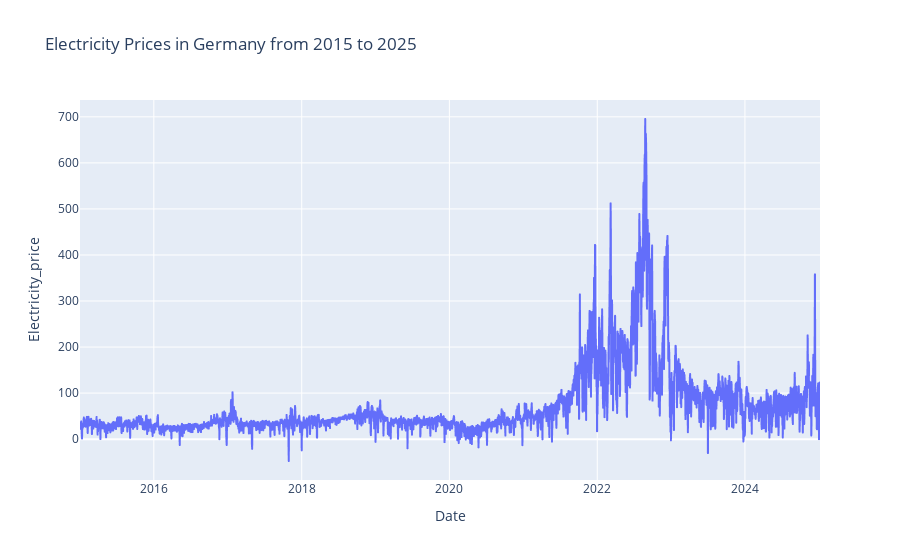

Notebook source saved alongside this figure:
### Code cell
fig = px.line(electricity_prices.reset_index(), x='Date', y='Electricity_price', title='Electricity Prices in Germany from 2015 to 2025')
fig.show()

### Figure 1 — Plotly figure (JSON) as saved in the notebook; plotly's stock layout.template omitted (floating-point values rounded to 4 significant figures; data arrays with more than 128 entries replaced by an {"elided": "..."} marker saying what was removed)
{"data": [{"hovertemplate": "Date=%{x}<br>Electricity_price=%{y}<extra></extra>", "legendgroup": "", "line": {"color": "#636efa", "dash": "solid"}, "marker": {"symbol": "circle"}, "mode": "lines", "name": "", "showlegend": false, "type": "scattergl", "x": {"elided": "3659 str values"}, "xaxis": "x", "y": {"elided": "3659 float values"}, "yaxis": "y"}], "layout": {"legend": {"tracegroupgap": 0}, "title": {"text": "Electricity Prices in Germany from 2015 to 2025"}, "xaxis": {"anchor": "y", "domain": [0, 1], "title": {"text": "Date"}}, "yaxis": {"anchor": "x", "domain": [0, 1], "title": {"text": "Electricity_price"}}}}
